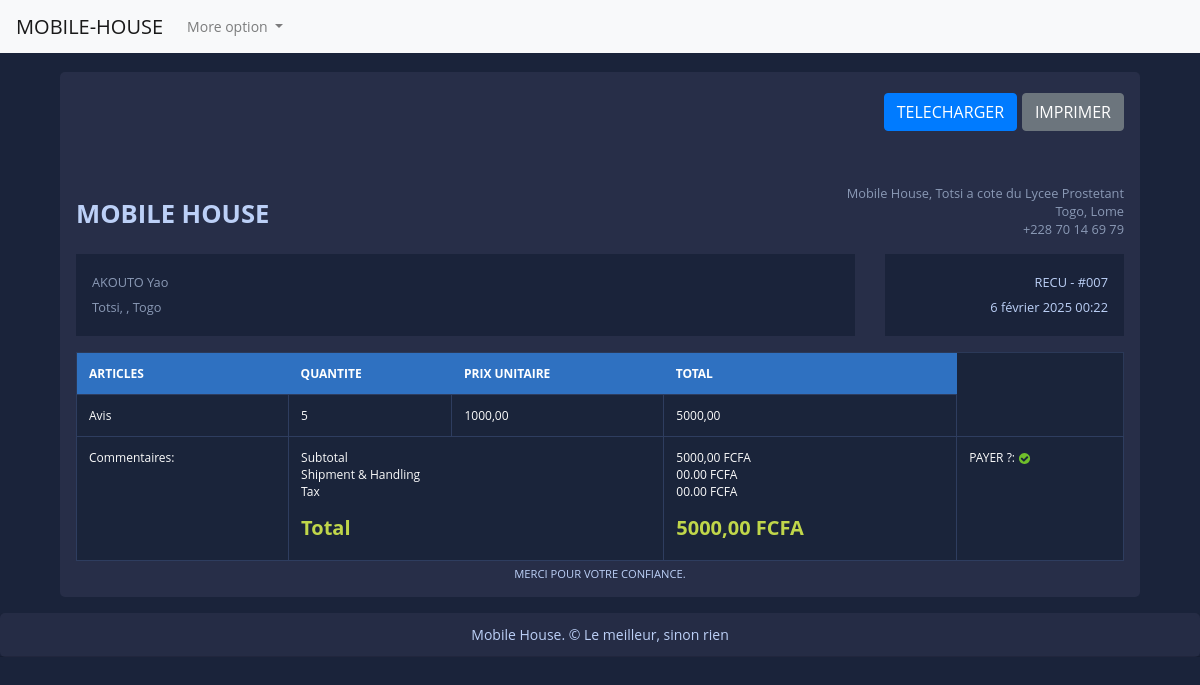
/view_invoice/7 (signed in), run on the app's committed database.
### fact_app/models.py (models this page shows, shortened)
class Invoice(models.Model):
    INVOICE_TYPE = (
        ('R', 'RECU'),
        ('F', 'FACTURE')
    )
    customer = models.ForeignKey(Customer, on_delete=models.CASCADE)
    save_by = models.ForeignKey(User, on_delete=models.PROTECT)
    invoice_date_time = models.DateTimeField(auto_now_add=True)
    last_updated_date = models.DateTimeField(null=True)
    paid = models.BooleanField(default=True)
    invoice_type = models.CharField(max_length=1, choices=INVOICE_TYPE)
    comments = models.TextField(null=True, max_length=1000, blank=True)
    class Meta:
        verbose_name = "Invoice"
        verbose_name_plural = "Invoices"
    @property
    def total(self):
        total_amount = 0
        for item in self.invoice_items.all():
            total_amount += item.total_price
        return total_amount

class Customer(models.Model):
    SEX_TYPES = (
        ('M', 'Male'),
        ('F', 'Female'),
    )
    name = models.CharField(max_length=132)
    email = models.EmailField()
    phone = models.CharField(max_length=132)
    address = models.CharField(max_length=132)
    sex = models.CharField(max_length=1, choices=SEX_TYPES)
    age = models.CharField(max_length=12)
    city = models.CharField(max_length=32)
    zip_code = models.CharField(max_length=32)
    created_date = models.DateTimeField(auto_now_add=True)
    save_by = models.ForeignKey(User, on_delete=models.PROTECT)
    class Meta:
        verbose_name = "Customer"
        verbose_name_plural = "Customers"

class InvoiceItem(models.Model):
    invoice = models.ForeignKey(Invoice, on_delete=models.CASCADE, related_name="invoice_items")
    article = models.ForeignKey(Article, on_delete=models.CASCADE)
    unit_price = models.DecimalField(max_digits=10, decimal_places=2)
    quantity = models.PositiveIntegerField()
    @property
    def total_price(self):
        return self.quantity * self.unit_price

class Article(models.Model):
    name = models.CharField(max_length=132, unique=True)
    stock = models.PositiveIntegerField()
    created_at = models.DateTimeField(auto_now_add=True)
    class Meta:
        verbose_name = "Article"
        verbose_name_plural = "Articles"

### fact_app/views.py (the view)
# urls.py: path('view_invoice/<int:pk>', views.InvoiceVisualizationView.as_view(), name='view-invoice'),
class InvoiceVisualizationView(LoginRequiredSuperuserMixin, View):
    template_name = 'invoice.html'
    def get(self,request, *args, **kwargs):
        pk = kwargs.get('pk')
        context = get_invoice(pk)
        return render(request, self.template_name, context)

### fact_app/utils.py (called while the page is built)
def get_invoice(pk):
    obj = Invoice.objects.get(pk=pk)
    invoice_items = obj.invoice_items.all()
    context = {
        'obj': obj,
        'invoice_items': invoice_items
    }
    return context

### templates/invoice.html (shortened to what this page needs)
{% extends "base.html" %}
{% load static %}
{% block content %}
<div class="container">
    <div class="row gutters">
    	<div class="col-xl-12 col-lg-12 col-md-12 col-sm-12 col-12">
    		<div class="card">
    			<div class="card-body p-0">
    				<div class="invoice-container">
    					<div class="invoice-header">
    						<div class="row gutters">
    							<div class="col-xl-12 col-lg-12 col-md-12 col-sm-12">
    								<div class="custom-actions-btns mb-5">
    									<a href="{% url 'invoice-pdf' pk=obj.pk %}" class="btn btn-primary">
    										 TELECHARGER
    									</a>
    									<a href="#" class="btn btn-secondary">
    										 IMPRIMER
    									</a>
    								</div>
    							</div>
    						</div>
    						<div class="row gutters">
    							<div class="col-xl-6 col-lg-6 col-md-6 col-sm-6">
    								<a href="#" class="invoice-logo">
    									MOBILE HOUSE
    								</a>
    							</div>
    							<div class="col-lg-6 col-md-6 col-sm-6">
    								<address class="text-right">
    									Mobile House, Totsi a cote du Lycee Prostetant<br>
    									Togo, Lome<br>
    									+228 70 14 69 79
    								</address>
    							</div>
    						</div>
    						<div class="row gutters">
    							<div class="col-xl-9 col-lg-9 col-md-12 col-sm-12 col-12">
    								<div class="invoice-details">
    									<address>
    										{{obj.customer.name}}<br>
    										{{obj.customer.address}}, {{obj.customer.city}}, Togo
    									</address>
    								</div>
    							</div>
    							<div class="col-xl-3 col-lg-3 col-md-12 col-sm-12 col-12">
    								<div class="invoice-details">
    									<div class="invoice-num">
    										<div>{{obj.get_invoice_type_display}} - #00{{obj.id}}</div>
    										<div>{{obj.invoice_date_time}}</div>
    									</div>
    								</div>
    							</div>
    						</div>
    					</div>
    					<div class="invoice-body">
    						<div class="row gutters">
    							<div class="col-lg-12 col-md-12 col-sm-12">
    								<div class="table-responsive">
    									<table class="table custom-table m-0">
    										<thead>
    											<tr>
    												<th>ARTICLES</th>
													<th>QUANTITE</th>
													<th>PRIX UNITAIRE</th>
													<th>TOTAL</th>
    											</tr>
    										</thead>
    										<tbody>
												{% for invoiceitem in obj.invoice_items.all %}
    											<tr>
                                                    <td>
    													{{ invoiceitem.article.name }}
    												</td>
													<td>
    													{{ invoiceitem.quantity }}
    												</td>
													<td>
    													{{ invoiceitem.unit_price }}
    												</td>
													<td>
    													{{ invoiceitem.total_price }}
    												</td>
    											</tr>
                                               {% endfor %}
    											<tr>
    												<td>Commentaires: {{obj.comments}}</td>
    												<td colspan="2">
														<p>
															Subtotal<br>
															Shipment &amp; Handling<br>
															Tax<br>
														</p>
    													<h5 class="text-success"><strong>Total</strong></h5>
    												</td>
    												<td>
    													<p>
    														{{obj.total}} FCFA<br>
    														00.00 FCFA<br>
    														00.00 FCFA<br>
    													</p>
    													<h5 class="text-success"><strong>{{obj.total}} FCFA</strong></h5>
    												</td>
                                                    <td>
                                                            PAYER ?:
                                                        {% if obj.paid  %}
                                                           <img class="icon" src="{% static 'images/icon-yes.svg' %}" alt="True">
                                                        {% else %}
                                                            <img class="icon" src="{% static 'images/icon-no.svg' %}" alt="False">
                                                        {% endif %}
                                                    </td>
    											</tr>
    										</tbody>
    									</table>
    								</div>
    							</div>
    						</div>
    					</div>
    					<div class="invoice-footer">
    						MERCI POUR VOTRE CONFIANCE.
    					</div>
    				</div>
    			</div>
    		</div>
    	</div>
    </div>
</div>
{% endblock content %}

### static/style.css (style rules this page uses)
body { margin: 0; padding: 0; font: 400 .875rem 'Open Sans', sans-serif; color: #bcd0f7; background: #1A233A; position: relative; height: 100%; }
.invoice-container { padding: 1rem; }
.invoice-container .invoice-header .invoice-logo { margin: 0.8rem 0 0 0; display: inline-block; font-size: 1.6rem; font-weight: 700; color: #bcd0f7; }
.invoice-container .invoice-header address { font-size: 0.8rem; color: #8a99b5; margin: 0; }
.invoice-container .invoice-details { margin: 1rem 0 0 0; padding: 1rem; line-height: 180%; background: #1a233a; }
.invoice-container .invoice-details .invoice-num { text-align: right; font-size: 0.8rem; }
.invoice-container .invoice-body { padding: 1rem 0 0 0; }
.invoice-container .invoice-footer { text-align: center; font-size: 0.7rem; margin: 5px 0 0 0; }
.card { background: #272E48; -webkit-border-radius: 5px; -moz-border-radius: 5px; border-radius: 5px; border: 0; margin-bottom: 1rem; }
.custom-table { border: 1px solid #2b3958; }
.custom-table thead { background: #2f71c1; }
.custom-table thead th { border: 0; color: #ffffff; }
.custom-table > tbody tr:nth-of-type(even) { background-color: #1a243a; }
.custom-table > tbody td { border: 1px solid #2e3d5f; }
.table { background: #1a243a; color: #fbfbfb; font-size: .75rem; }
.text-success { color: #c0d64a !important; }
.custom-actions-btns { margin: auto; display: flex; justify-content: flex-end; }
.custom-actions-btns .btn { margin: .3rem 0 .3rem .3rem; }

### data on the page
Invoice: customer.name "AKOUTO Yao", customer.address "Totsi", invoice_type "RECU", id "7", invoice_date_time "6 février 2025 00:22", total "5000,00"
InvoiceItem: article.name "Avis", quantity "5", unit_price "1000,00", total_price "5000,00"
